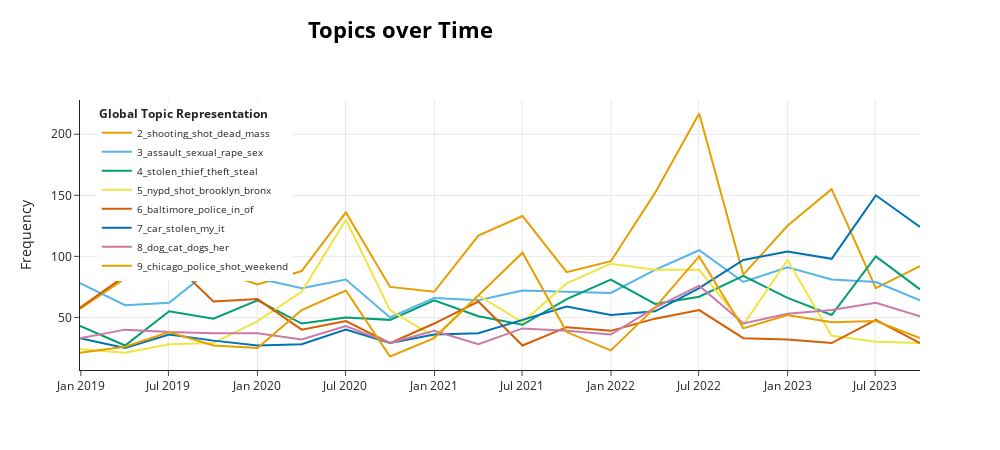

The notebook cell this image was saved under:
### Code cell
# visualize certain topics

fig = topic_model.visualize_topics_over_time(topics_over_time, topics=[ 2, 3, 4,5, 6, 7,8, 9], width=1000)
fig.update_layout(legend=dict(
    yanchor="top",
    y=0.99,
    xanchor="left",
    x=0.02
),
legend_font_size=10)

fig.show()

### Figure 1 — Plotly figure (JSON) as saved in the notebook; plotly's stock layout.template omitted (floating-point values rounded to 4 significant figures)
{"data": [{"hoverinfo": "text", "hovertext": ["<b>Topic 2</b><br>Words: shooting, shot, injured, killed, dead", "<b>Topic 2</b><br>Words: shooting, shot, dead, near, mall", "<b>Topic 2</b><br>Words: shooting, dead, shot, wounded, near", "<b>Topic 2</b><br>Words: shooting, mass, mall, shot, dead", "<b>Topic 2</b><br>Words: shooting, lenox, dead, injured, mall", "<b>Topic 2</b><br>Words: shooting, shot, gunshots, man, killed", "<b>Topic 2</b><br>Words: shooting, injured, shot, dead, near", "<b>Topic 2</b><br>Words: shooting, shot, mall, near, lenox", "<b>Topic 2</b><br>Words: shooting, shot, killed, injured, dead", "<b>Topic 2</b><br>Words: shooting, shot, dead, mass, park", "<b>Topic 2</b><br>Words: shooting, shot, man, dead, injured", "<b>Topic 2</b><br>Words: shooting, man, shot, injured, dead", "<b>Topic 2</b><br>Words: shooting, shot, man, injured, dead", "<b>Topic 2</b><br>Words: shooting, mass, dead, wounded, shot", "<b>Topic 2</b><br>Words: shooting, highland, park, mass, parade", "<b>Topic 2</b><br>Words: shooting, dead, shot, man, park", "<b>Topic 2</b><br>Words: shooting, monterey, mass, dead, park", "<b>Topic 2</b><br>Words: shooting, injured, dead, shot, mass", "<b>Topic 2</b><br>Words: shooting, mass, injured, shot, man", "<b>Topic 2</b><br>Words: shooting, fired, injured, man, dead"], "marker": {"color": "#E69F00"}, "mode": "lines", "name": "2_shooting_shot_dead_mass", "type": "scatter", "x": ["2018-12-30T04:26:59.332000", "2019-04-02T07:25:15.400000", "2019-07-02T14:34:08.800000", "2019-10-01T21:43:02.200000", "2020-01-01T04:51:55.600000", "2020-04-01T12:00:49", "2020-07-01T19:09:42.400000", "2020-10-01T02:18:35.800000", "2020-12-31T09:27:29.200000", "2021-04-01T16:36:22.600000", "2021-07-01T23:45:16", "2021-10-01T06:54:09.400000", "2021-12-31T14:03:02.800000", "2022-04-01T21:11:56.200000", "2022-07-02T04:20:49.600000", "2022-10-01T11:29:43", "2022-12-31T18:38:36.400000", "2023-04-02T01:47:29.800000", "2023-07-02T08:56:23.200000", "2023-10-01T16:05:16.600000"], "y": [57, 82, 97, 89, 77, 88, 136, 75, 71, 117, 133, 87, 96, 152, 217, 85, 125, 155, 74, 92]}, {"hoverinfo": "text", "hovertext": ["<b>Topic 3</b><br>Words: assault, sexual, rape, sex, charged", "<b>Topic 3</b><br>Words: assault, rape, sexual, sex, raped", "<b>Topic 3</b><br>Words: assault, sexual, rape, sex, raped", "<b>Topic 3</b><br>Words: assault, sexual, rape, sex, alleged", "<b>Topic 3</b><br>Words: assault, rape, sexual, sex, rapist", "<b>Topic 3</b><br>Words: assault, sexual, rape, charged, allegations", "<b>Topic 3</b><br>Words: assault, rape, sexual, man, subway", "<b>Topic 3</b><br>Words: assault, rape, sexual, man, assaults", "<b>Topic 3</b><br>Words: assault, sex, sexual, rape, decriminalization", "<b>Topic 3</b><br>Words: assault, sexual, rape, sex, accused", "<b>Topic 3</b><br>Words: assault, sexual, rape, sex, man", "<b>Topic 3</b><br>Words: assault, sexual, rape, sex, subway", "<b>Topic 3</b><br>Words: assault, rape, sexual, woman, raped", "<b>Topic 3</b><br>Words: assault, sexual, rape, sex, man", "<b>Topic 3</b><br>Words: assault, rape, sexual, sex, raped", "<b>Topic 3</b><br>Words: assault, sexual, rape, sex, raped", "<b>Topic 3</b><br>Words: assault, sexual, rape, student, cps", "<b>Topic 3</b><br>Words: assault, sexual, rape, allege, torture", "<b>Topic 3</b><br>Words: assault, sexual, rape, sex, tec", "<b>Topic 3</b><br>Words: assault, sexual, rape, perkins, curtin"], "marker": {"color": "#56B4E9"}, "mode": "lines", "name": "3_assault_sexual_rape_sex", "type": "scatter", "x": ["2018-12-30T04:26:59.332000", "2019-04-02T07:25:15.400000", "2019-07-02T14:34:08.800000", "2019-10-01T21:43:02.200000", "2020-01-01T04:51:55.600000", "2020-04-01T12:00:49", "2020-07-01T19:09:42.400000", "2020-10-01T02:18:35.800000", "2020-12-31T09:27:29.200000", "2021-04-01T16:36:22.600000", "2021-07-01T23:45:16", "2021-10-01T06:54:09.400000", "2021-12-31T14:03:02.800000", "2022-04-01T21:11:56.200000", "2022-07-02T04:20:49.600000", "2022-10-01T11:29:43", "2022-12-31T18:38:36.400000", "2023-04-02T01:47:29.800000", "2023-07-02T08:56:23.200000", "2023-10-01T16:05:16.600000"], "y": [78, 60, 62, 91, 82, 74, 81, 50, 66, 64, 72, 71, 70, 89, 105, 79, 91, 81, 79, 64]}, {"hoverinfo": "text", "hovertext": ["<b>Topic 4</b><br>Words: stolen, thief, theft, steal, identity", "<b>Topic 4</b><br>Words: thief, stolen, theft, steal, tool", "<b>Topic 4</b><br>Words: stolen, theft, steal, thief, package", "<b>Topic 4</b><br>Words: stolen, theft, thief, steal, mail", "<b>Topic 4</b><br>Words: thief, stolen, theft, package, steal", "<b>Topic 4</b><br>Words: stolen, thief, steal, theft, package", "<b>Topic 4</b><br>Words: thief, stolen, steal, theft, package", "<b>Topic 4</b><br>Words: stolen, thief, theft, package, steal", "<b>Topic 4</b><br>Words: stolen, thief, theft, steal, package", "<b>Topic 4</b><br>Words: thief, stolen, steal, theft, package", "<b>Topic 4</b><br>Words: thief, stolen, steal, theft, package", "<b>Topic 4</b><br>Words: stolen, theft, steal, thief, mail", "<b>Topic 4</b><br>Words: stolen, theft, thief, steal, package", "<b>Topic 4</b><br>Words: stolen, theft, thief, steal, mail", "<b>Topic 4</b><br>Words: stolen, thief, theft, steal, package", "<b>Topic 4</b><br>Words: stolen, thief, theft, from, steal", "<b>Topic 4</b><br>Words: stolen, theft, thief, steal, mail", "<b>Topic 4</b><br>Words: thief, stolen, theft, steal, identity", "<b>Topic 4</b><br>Words: theft, stolen, thief, steal, package", "<b>Topic 4</b><br>Words: stolen, theft, thief, retail, steal"], "marker": {"color": "#009E73"}, "mode": "lines", "name": "4_stolen_thief_theft_steal", "type": "scatter", "x": ["2018-12-30T04:26:59.332000", "2019-04-02T07:25:15.400000", "2019-07-02T14:34:08.800000", "2019-10-01T21:43:02.200000", "2020-01-01T04:51:55.600000", "2020-04-01T12:00:49", "2020-07-01T19:09:42.400000", "2020-10-01T02:18:35.800000", "2020-12-31T09:27:29.200000", "2021-04-01T16:36:22.600000", "2021-07-01T23:45:16", "2021-10-01T06:54:09.400000", "2021-12-31T14:03:02.800000", "2022-04-01T21:11:56.200000", "2022-07-02T04:20:49.600000", "2022-10-01T11:29:43", "2022-12-31T18:38:36.400000", "2023-04-02T01:47:29.800000", "2023-07-02T08:56:23.200000", "2023-10-01T16:05:16.600000"], "y": [43, 27, 55, 49, 64, 45, 50, 48, 64, 51, 44, 65, 81, 61, 67, 84, 66, 52, 100, 73]}, {"hoverinfo": "text", "hovertext": ["<b>Topic 5</b><br>Words: nypd, queens, shot, bronx, brooklyn", "<b>Topic 5</b><br>Words: nypd, brooklyn, harlem, shot, fatally", "<b>Topic 5</b><br>Words: nypd, fuck, brooklyn, shot, fatally", "<b>Topic 5</b><br>Words: nypd, shot, bronx, brooklyn, queens", "<b>Topic 5</b><br>Words: bronx, nypd, shot, brooklyn, cop", "<b>Topic 5</b><br>Words: nypd, brooklyn, nyc, shootings, shot", "<b>Topic 5</b><br>Words: nypd, brooklyn, shot, nyc, bronx", "<b>Topic 5</b><br>Words: brooklyn, nypd, shot, fatally, queens", "<b>Topic 5</b><br>Words: nypd, shot, brooklyn, bronx, man", "<b>Topic 5</b><br>Words: nypd, square, shot, brooklyn, times", "<b>Topic 5</b><br>Words: shot, bronx, nypd, brooklyn, fatally", "<b>Topic 5</b><br>Words: bronx, nypd, shot, brooklyn, man", "<b>Topic 5</b><br>Words: nypd, harlem, bronx, shot, brooklyn", "<b>Topic 5</b><br>Words: bronx, nypd, shot, brooklyn, queens", "<b>Topic 5</b><br>Words: brooklyn, shot, nypd, bronx, fatally", "<b>Topic 5</b><br>Words: nypd, bronx, shot, queens, man", "<b>Topic 5</b><br>Words: nypd, bronx, shot, brooklyn, fatally", "<b>Topic 5</b><br>Words: nypd, queens, mugger, fatally, bronx", "<b>Topic 5</b><br>Words: brooklyn, nypd, shot, fatally, man", "<b>Topic 5</b><br>Words: brooklyn, nypd, shot, fatally, suspect"], "marker": {"color": "#F0E442"}, "mode": "lines", "name": "5_nypd_shot_brooklyn_bronx", "type": "scatter", "x": ["2018-12-30T04:26:59.332000", "2019-04-02T07:25:15.400000", "2019-07-02T14:34:08.800000", "2019-10-01T21:43:02.200000", "2020-01-01T04:51:55.600000", "2020-04-01T12:00:49", "2020-07-01T19:09:42.400000", "2020-10-01T02:18:35.800000", "2020-12-31T09:27:29.200000", "2021-04-01T16:36:22.600000", "2021-07-01T23:45:16", "2021-10-01T06:54:09.400000", "2021-12-31T14:03:02.800000", "2022-04-01T21:11:56.200000", "2022-07-02T04:20:49.600000", "2022-10-01T11:29:43", "2022-12-31T18:38:36.400000", "2023-04-02T01:47:29.800000", "2023-07-02T08:56:23.200000", "2023-10-01T16:05:16.600000"], "y": [24, 21, 28, 29, 47, 71, 130, 56, 34, 68, 46, 78, 94, 89, 89, 44, 97, 35, 30, 29]}, {"hoverinfo": "text", "hovertext": ["<b>Topic 6</b><br>Words: baltimore, police, he, of, in", "<b>Topic 6</b><br>Words: baltimore, police, sun, harbor, in", "<b>Topic 6</b><br>Words: baltimore, police, hogan, violence, in", "<b>Topic 6</b><br>Words: baltimore, nbsp, police, can, the", "<b>Topic 6</b><br>Words: baltimore, police, cc, project, in", "<b>Topic 6</b><br>Words: baltimore, bpd, police, aclu, city", "<b>Topic 6</b><br>Words: baltimore, trace, police, task, force", "<b>Topic 6</b><br>Words: baltimore, police, trace, task, officer", "<b>Topic 6</b><br>Words: baltimore, police, fenton, justin, trace", "<b>Topic 6</b><br>Words: baltimore, police, crime, scott, city", "<b>Topic 6</b><br>Words: baltimore, police, scott, year, violence", "<b>Topic 6</b><br>Words: baltimore, holley, police, officer, keona", "<b>Topic 6</b><br>Words: baltimore, mosby, marilyn, police, campaign", "<b>Topic 6</b><br>Words: baltimore, police, jenkins, thompson, malik", "<b>Topic 6</b><br>Words: baltimore, police, squeegee, mosby, dpw", "<b>Topic 6</b><br>Words: baltimore, county, question, charter, borrowing", "<b>Topic 6</b><br>Words: baltimore, maryland, davis, police, family", "<b>Topic 6</b><br>Words: baltimore, spending, scott, proposed, city", "<b>Topic 6</b><br>Words: baltimore, shooting, mass, police, brooklyn", "<b>Topic 6</b><br>Words: baltimore, police, gray, in, freddie"], "marker": {"color": "#D55E00"}, "mode": "lines", "name": "6_baltimore_police_in_of", "type": "scatter", "x": ["2018-12-30T04:26:59.332000", "2019-04-02T07:25:15.400000", "2019-07-02T14:34:08.800000", "2019-10-01T21:43:02.200000", "2020-01-01T04:51:55.600000", "2020-04-01T12:00:49", "2020-07-01T19:09:42.400000", "2020-10-01T02:18:35.800000", "2020-12-31T09:27:29.200000", "2021-04-01T16:36:22.600000", "2021-07-01T23:45:16", "2021-10-01T06:54:09.400000", "2021-12-31T14:03:02.800000", "2022-04-01T21:11:56.200000", "2022-07-02T04:20:49.600000", "2022-10-01T11:29:43", "2022-12-31T18:38:36.400000", "2023-04-02T01:47:29.800000", "2023-07-02T08:56:23.200000", "2023-10-01T16:05:16.600000"], "y": [58, 84, 98, 63, 65, 40, 47, 29, 45, 63, 27, 42, 39, 49, 56, 33, 32, 29, 48, 29]}, {"hoverinfo": "text", "hovertext": ["<b>Topic 7</b><br>Words: car, stolen, my, it, was", "<b>Topic 7</b><br>Words: car, my, stolen, it, was", "<b>Topic 7</b><br>Words: car, stolen, my, it, was", "<b>Topic 7</b><br>Words: car, my, stolen, it, ultrasound", "<b>Topic 7</b><br>Words: car, stolen, my, it, if", "<b>Topic 7</b><br>Words: car, stolen, my, cars, it", "<b>Topic 7</b><br>Words: car, stolen, my, it, was", "<b>Topic 7</b><br>Words: car, stolen, my, cars, it", "<b>Topic 7</b><br>Words: car, stolen, my, plate, it", "<b>Topic 7</b><br>Words: car, my, stolen, it, they", "<b>Topic 7</b><br>Words: car, stolen, my, it, was", "<b>Topic 7</b><br>Words: car, my, stolen, it, was", "<b>Topic 7</b><br>Words: car, stolen, my, it, kia", "<b>Topic 7</b><br>Words: car, stolen, kia, my, it", "<b>Topic 7</b><br>Words: car, stolen, my, it, kia", "<b>Topic 7</b><br>Words: car, stolen, kia, my, it", "<b>Topic 7</b><br>Words: car, stolen, it, my, hyundai", "<b>Topic 7</b><br>Words: car, stolen, kia, my, it", "<b>Topic 7</b><br>Words: car, my, stolen, it, was", "<b>Topic 7</b><br>Words: car, stolen, my, it, kia"], "marker": {"color": "#0072B2"}, "mode": "lines", "name": "7_car_stolen_my_it", "type": "scatter", "x": ["2018-12-30T04:26:59.332000", "2019-04-02T07:25:15.400000", "2019-07-02T14:34:08.800000", "2019-10-01T21:43:02.200000", "2020-01-01T04:51:55.600000", "2020-04-01T12:00:49", "2020-07-01T19:09:42.400000", "2020-10-01T02:18:35.800000", "2020-12-31T09:27:29.200000", "2021-04-01T16:36:22.600000", "2021-07-01T23:45:16", "2021-10-01T06:54:09.400000", "2021-12-31T14:03:02.800000", "2022-04-01T21:11:56.200000", "2022-07-02T04:20:49.600000", "2022-10-01T11:29:43", "2022-12-31T18:38:36.400000", "2023-04-02T01:47:29.800000", "2023-07-02T08:56:23.200000", "2023-10-01T16:05:16.600000"], "y": [33, 25, 36, 31, 27, 28, 40, 29, 36, 37, 48, 59, 52, 55, 74, 97, 104, 98, 150, 124]}, {"hoverinfo": "text", "hovertext": ["<b>Topic 8</b><br>Words: dog, dogs, kitten, cat, she", "<b>Topic 8</b><br>Words: dog, cat, she, her, he", "<b>Topic 8</b><br>Words: dog, animals, shelter, cat, cats", "<b>Topic 8</b><br>Words: dog, caela, stolen, cat, puppy", "<b>Topic 8</b><br>Words: dog, her, she, kittens, cat", "<b>Topic 8</b><br>Words: dog, cat, vet, them, he", "<b>Topic 8</b><br>Words: dog, cat, puppy, her, stolen", "<b>Topic 8</b><br>Words: dog, luca, stolen, vet, dogs", "<b>Topic 8</b><br>Words: dog, him, cat, stolen, dogs", "<b>Topic 8</b><br>Words: dog, cat, dogs, he, please", "<b>Topic 8</b><br>Words: dog, cat, dogs, stolen, please", "<b>Topic 8</b><br>Words: dog, dogs, her, cat, stolen", "<b>Topic 8</b><br>Words: dog, cat, cats, her, foster", "<b>Topic 8</b><br>Words: dog, cat, foster, cats, rescue", "<b>Topic 8</b><br>Words: dog, cat, dogs, cats, stolen", "<b>Topic 8</b><br>Words: dog, cat, cats, he, animal", "<b>Topic 8</b><br>Words: dog, vet, dogs, him, he", "<b>Topic 8</b><br>Words: dog, cat, dogs, he, him", "<b>Topic 8</b><br>Words: dog, cat, dogs, him, he", "<b>Topic 8</b><br>Words: dog, she, her, dogs, lotte"], "marker": {"color": "#CC79A7"}, "mode": "lines", "name": "8_dog_cat_dogs_her", "type": "scatter", "x": ["2018-12-30T04:26:59.332000", "2019-04-02T07:25:15.400000", "2019-07-02T14:34:08.800000", "2019-10-01T21:43:02.200000", "2020-01-01T04:51:55.600000", "2020-04-01T12:00:49", "2020-07-01T19:09:42.400000", "2020-10-01T02:18:35.800000", "2020-12-31T09:27:29.200000", "2021-04-01T16:36:22.600000", "2021-07-01T23:45:16", "2021-10-01T06:54:09.400000", "2021-12-31T14:03:02.800000", "2022-04-01T21:11:56.200000", "2022-07-02T04:20:49.600000", "2022-10-01T11:29:43", "2022-12-31T18:38:36.400000", "2023-04-02T01:47:29.800000", "2023-07-02T08:56:23.200000", "2023-10-01T16:05:16.600000"], "y": [33, 40, 38, 37, 37, 32, 43, 29, 39, 28, 41, 39, 36, 58, 76, 45, 53, 56, 62, 51]}, {"hoverinfo": "text", "hovertext": ["<b>Topic 9</b><br>Words: chicago, police, shot, shooting, fatally", "<b>Topic 9</b><br>Words: chicago, weekend, shot, fatally, police", "<b>Topic 9</b><br>Words: chicago, weekend, shootings, fatally, shot", "<b>Topic 9</b><br>Words: chicago, shot, shooting, police, laquan", "<b>Topic 9</b><br>Words: chicago, police, fatally, shot, shooting", "<b>Topic 9</b><br>Words: chicago, weekend, shot, fatally, shootings", "<b>Topic 9</b><br>Words: chicago, weekend, fatally, shot, police", "<b>Topic 9</b><br>Words: chicago, weekend, fatally, violence, shot", "<b>Topic 9</b><br>Words: chicago, shot, police, shooting, officer", "<b>Topic 9</b><br>Words: chicago, shootings, police, weekend, shot", "<b>Topic 9</b><br>Words: chicago, shot, police, weekend, shootings", "<b>Topic 9</b><br>Words: chicago, police, shot, shooting, fatally", "<b>Topic 9</b><br>Words: chicago, police, shot, fatally, shootings", "<b>Topic 9</b><br>Words: chicago, police, shot, weekend, fatally", "<b>Topic 9</b><br>Words: chicago, police, wounded, weekend, shot", "<b>Topic 9</b><br>Words: chicago, shooting, police, weekend, shot", "<b>Topic 9</b><br>Words: chicago, police, officer, shot, fatally", "<b>Topic 9</b><br>Words: chicago, weekend, police, shootings, shot", "<b>Topic 9</b><br>Words: chicago, police, shot, weekend, shooting", "<b>Topic 9</b><br>Words: chicago, police, shot, say, fatally"], "marker": {"color": "#E69F00"}, "mode": "lines", "name": "9_chicago_police_shot_weekend", "type": "scatter", "x": ["2018-12-30T04:26:59.332000", "2019-04-02T07:25:15.400000", "2019-07-02T14:34:08.800000", "2019-10-01T21:43:02.200000", "2020-01-01T04:51:55.600000", "2020-04-01T12:00:49", "2020-07-01T19:09:42.400000", "2020-10-01T02:18:35.800000", "2020-12-31T09:27:29.200000", "2021-04-01T16:36:22.600000", "2021-07-01T23:45:16", "2021-10-01T06:54:09.400000", "2021-12-31T14:03:02.800000", "2022-04-01T21:11:56.200000", "2022-07-02T04:20:49.600000", "2022-10-01T11:29:43", "2022-12-31T18:38:36.400000", "2023-04-02T01:47:29.800000", "2023-07-02T08:56:23.200000", "2023-10-01T16:05:16.600000"], "y": [21, 26, 38, 27, 25, 56, 72, 18, 33, 68, 103, 38, 23, 58, 100, 41, 52, 46, 47, 33]}], "layout": {"height": 450, "hoverlabel": {"bgcolor": "white", "font": {"family": "Rockwell", "size": 16}}, "legend": {"font": {"size": 10}, "title": {"text": "<b>Global Topic Representation"}, "x": 0.02, "xanchor": "left", "y": 0.99, "yanchor": "top"}, "title": {"font": {"color": "Black", "size": 22}, "text": "<b>Topics over Time</b>", "x": 0.4, "xanchor": "center", "y": 0.95, "yanchor": "top"}, "width": 1000, "xaxis": {"showgrid": true}, "yaxis": {"showgrid": true, "title": {"text": "Frequency"}}}}
